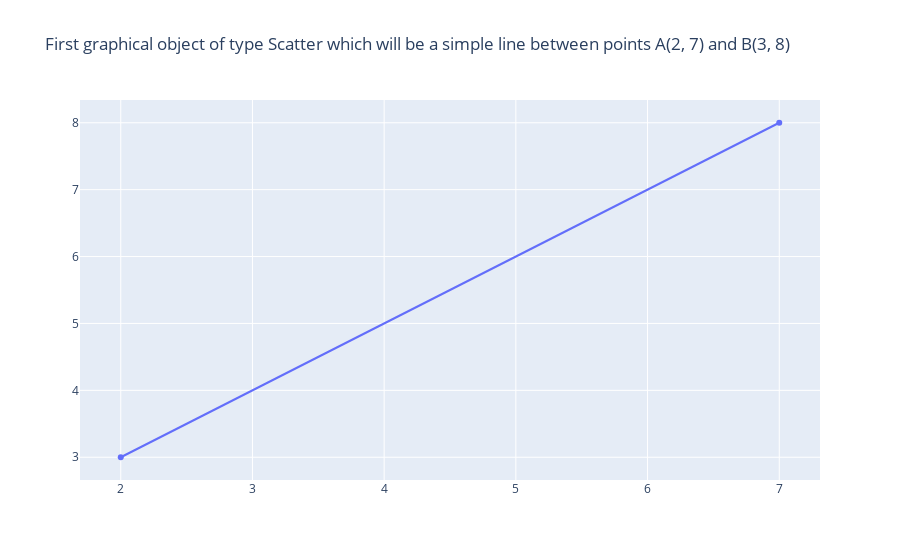

Notebook code cell kept with this figure:
### Markdown cell above
b) Create a first graphical object of type Scatter which will be a simple line between points A(2, 7) and B(3, 8). Store this object in a `first_line_object` variable.

### Code cell
trace1 = go.Scatter(x=[2, 7], y=[3, 8])

title = go.layout.Title(text="First graphical object of type Scatter which will be a simple line between points A(2, 7) and B(3, 8)")

first_line_object = go.Figure(
    data = trace1,
    layout = go.Layout(title= title))

first_line_object.show()
 # to complete

### Figure 1 — Plotly figure (JSON) as saved in the notebook; plotly's stock layout.template omitted (floating-point values rounded to 4 significant figures)
{"data": [{"type": "scatter", "x": [2, 7], "y": [3, 8]}], "layout": {"title": {"text": "First graphical object of type Scatter which will be a simple line between points A(2, 7) and B(3, 8)"}}}
